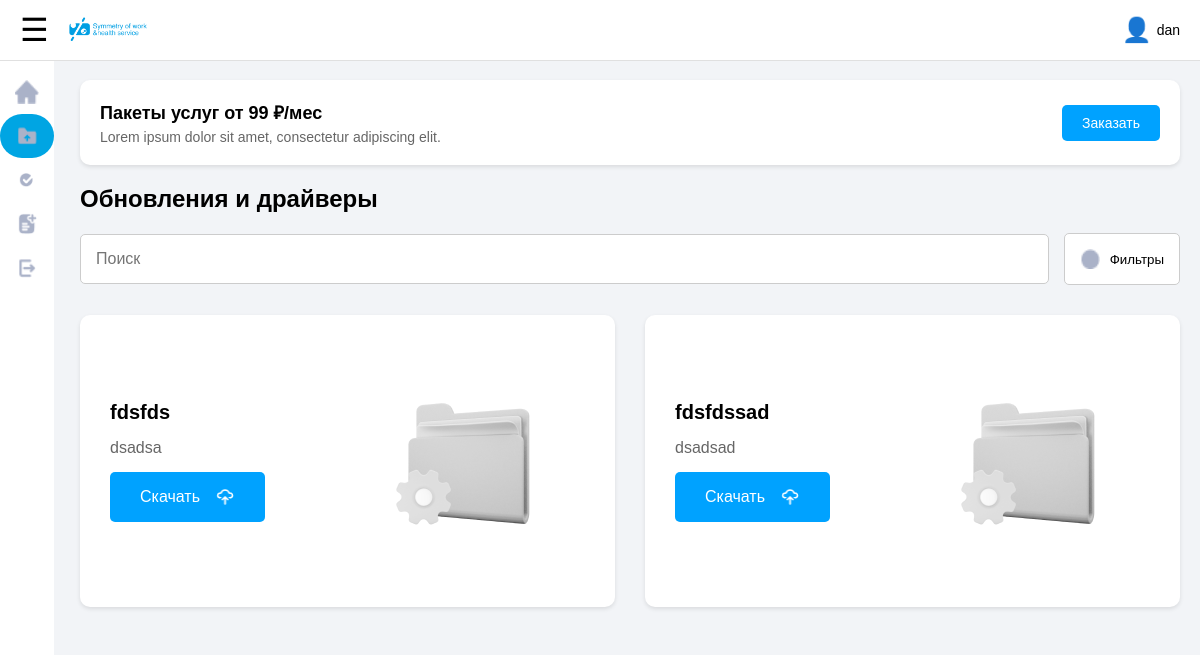
The page /profille/drova/ (signed in) on the database its author committed.
### profille/models.py (models this page shows, shortened)
class Update(models.Model):
    product = models.ForeignKey('Product', on_delete=models.CASCADE, verbose_name='Продукт')
    version = models.CharField(max_length=255, verbose_name='Версия')
    description = models.TextField(verbose_name='Описание')
    release_date = models.DateField(verbose_name='Дата выпуска')
    created_at = models.DateTimeField(auto_now_add=True, verbose_name='Создано')
    updated_at = models.DateTimeField(auto_now=True, verbose_name='Обновлено')
    class Meta:
        verbose_name = 'Обновление'
        verbose_name_plural = 'Обновления'

### profille/views.py (the view)
# urls.py: path('drova/', views.drova, name='drova'),
@login_required
def drova(request):
    updates = Update.objects.all()  # Fetch all updates
    return render(request, 'drova.html', {'updates': updates})

### profille/templates/drova.html (shortened to what this page needs)
{% extends "home.html" %}
{% load static %}
{% block content %}
    <div class="service-banner-1">
        <div class="service-text-1">
            <h3>Пакеты услуг от 99 ₽/мес</h3>
            <p>Lorem ipsum dolor sit amet, consectetur adipiscing elit.</p>
            <button class="order-button-1">Заказать</button>
        </div>
    </div>
    <h2>Обновления и драйверы</h2>
    <div class="search-filter-3">
        <input type="text" placeholder="Поиск" class="search-bar-3">
        <button class="filter-button-3">
            <img src="{% static 'icon/Ellipse.png' %}" alt="Filter">
            <span>Фильтры</span>
        </button>
    </div>
    <div class="product-grid-3">
        {% for update in updates %}
            <div class="product-card-3">
                <div class="product-info-3">
                    <h3>{{ update.version }}</h3>
                    <p>{{ update.description }}</p>
                    <button class="download-button-3">Скачать <img src="{% static 'icon/strelka.png' %}" alt="Download"></button>
                </div>
                <img src="{% static 'icon/drova.png' %}" alt="Обновление" class="product-image-3">
            </div>
        {% endfor %}
    </div>
{% endblock %}

### profille/templates/home.html (shortened to what this page needs)
{% load static %}
<!DOCTYPE html>
<html lang="ru">
<head>
    <link rel="stylesheet" href="{% static 'css/styles1.css' %}">
</head>
<body>
    <div class="header">
        <div class="menu-icon" onclick="toggleSidebar()">&#9776;</div>
        <div class="logo">
            <img src="{% static 'icon/logo.png' %}" alt="Logo">
        </div>
        <div class="profile">
            <div class="user-profile">
                <span class="user-icon">&#128100;</span>
                <span class="user-name">{{ user.username }}</span>
            </div>
        </div>
    </div>
    <div id="sidebar" class="sidebar">
    <div class="sidebar-content">
        <a href="{% url 'profille:glav' %}" class="menu-item {% if request.resolver_match.url_name == 'glav' %}active{% endif %}">
            <img src="{% static 'icon/1a.png' %}" class="icon">
        </a>
        <a href="{% url 'profille:drova' %}" class="menu-item {% if request.resolver_match.url_name == 'drova' %}active{% endif %}">
            <img src="{% static 'icon/6.png' %}" class="icon">
        </a>
        <a href="{% url 'profille:oplata' %}" class="menu-item {% if request.resolver_match.url_name == 'oplata' %}active{% endif %}">
            <img src="{% static 'icon/5.png' %}" class="icon">
        </a>
        <a href="{% url 'profille:prof' %}" class="menu-item {% if request.resolver_match.url_name == 'prof' %}active{% endif %}">
            <img src="{% static 'icon/4.png' %}" class="icon">
        </a>
        <a href="{% url 'accounts:logout' %}" class="menu-item">
            <img src="{% static 'icon/9.png' %}" class="icon">
        </a>
    </div>
</div>
    <div class="content">
        {% block content %}
        {% endblock %}
    </div>
</body>
</html>

### profille/static/css/styles1.css (style rules this page uses)
* { margin: 0; padding: 0; box-sizing: border-box; }
body { font-family: Arial, sans-serif; background-color: #F2F4F7; display: flex; }
.header { display: flex; align-items: center; justify-content: space-between; padding: 10px 20px; background-color: #ffffff; border-bottom: 1px solid #e0e0e0; position: fixed; width: 100%; z-index: 2; }
.menu-icon { font-size: 32px; cursor: pointer; margin-right: 20px; z-index: 3; }
.logo { display: flex; align-items: center; flex-grow: 1; }
.logo img { height: 40px; margin-right: 10px; }
.profile { display: flex; align-items: center; }
.user-profile { display: flex; align-items: center; }
.user-icon { font-size: 24px; margin-right: 5px; }
.user-name { font-size: 14px; }
.sidebar { height: 100%; position: fixed; top: 0; left: 0; background-color: #ffffff; overflow-x: hidden; transition: 0.5s; padding-top: 70px; z-index: 1; }
.sidebar .sidebar-content { display: flex; flex-direction: column; align-items: center; }
.sidebar .menu-item { padding: 10px 15px; text-decoration: none; font-size: 16px; color: #555; display: flex; align-items: center; justify-content: flex-start; transition: 0.3s; width: 100%; border-radius: 100px; }
.sidebar .menu-item .icon { width: 24px; height: 24px; margin-right: 0; }
.sidebar .menu-item.active { background-color: #00a5e3; color: white; }
.content { flex-grow: 1; padding: 80px 20px 20px 80px; max-width: 1400px; margin: 0 auto; background-color: #F2F4F7; }
h1, h2 { margin-bottom: 20px; }
.service-banner-1 { display: flex; align-items: center; background-color: #ffffff; border-radius: 10px; padding: 20px; margin-bottom: 20px; box-shadow: 0 2px 4px rgba(0, 0, 0, 0.1); position: relative; }
.service-text-1 { flex-grow: 1; }
.service-banner-1 h3 { font-size: 18px; margin-bottom: 5px; }
.service-banner-1 p { font-size: 14px; color: #666; }
.order-button-1 { padding: 10px 20px; font-size: 14px; border: none; border-radius: 5px; background-color: #00a2ff; color: white; cursor: pointer; position: absolute; right: 20px; top: 50%; transform: translateY(-50%); }
.search-filter-3 { display: flex; align-items: center; margin-bottom: 30px; }
.search-bar-3 { padding: 15px; font-size: 16px; border: 1px solid #ccc; border-radius: 5px; flex-grow: 1; margin-right: 15px; }
.filter-button-3 { padding: 15px; background-color: #ffffff; border: 1px solid #ccc; border-radius: 5px; cursor: pointer; display: flex; align-items: center; }
.filter-button-3 img { width: 20px; height: 20px; margin-right: 10px; }
.product-grid-3 { display: grid; grid-template-columns: repeat(auto-fill, minmax(500px, 1fr)); gap: 30px; }
.product-card-3 { background-color: #ffffff; border-radius: 10px; padding: 10px; box-shadow: 0 2px 4px rgba(0, 0, 0, 0.1); display: flex; flex-direction: row; justify-content: space-between; align-items: center; }
.product-info-3 { flex-grow: 1; padding: 20px; }
.product-info-3 h3 { font-size: 20px; margin-bottom: 15px; }
.product-info-3 p { font-size: 16px; color: #666; margin-bottom: 15px; }
.download-button-3 { padding: 15px 30px; font-size: 16px; border: none; border-radius: 5px; background-color: #00a2ff; color: white; cursor: pointer; display: flex; align-items: center; }
.download-button-3 img { width: 20px; height: 20px; margin-left: 15px; }
.product-image-3 { height: auto; }

### rows shown on the page
Update: version "fdsfds", description "dsadsa"
Update: version "fdsfdssad", description "dsadsad"

### other values the page prints
{{ user.username }} "dan"
